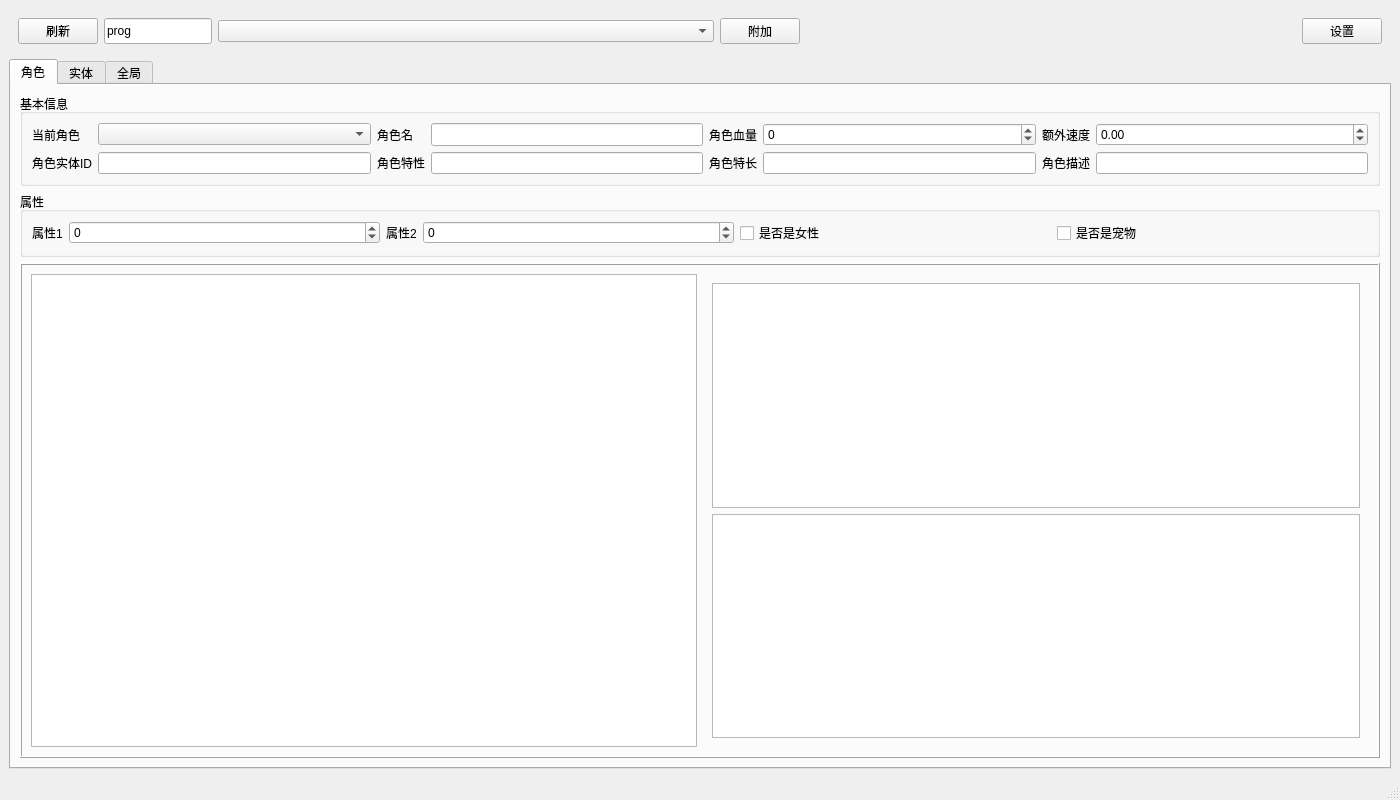
<?xml version="1.0" encoding="UTF-8"?>
<ui version="4.0">
 <class>MainWindow</class>
 <widget class="QMainWindow" name="MainWindow">
  <property name="geometry">
   <rect>
    <x>0</x>
    <y>0</y>
    <width>1400</width>
    <height>800</height>
   </rect>
  </property>
  <property name="windowTitle">
   <string>MainWindow</string>
  </property>
  <property name="windowIcon">
   <iconset resource="resource.qrc">
    <normaloff>:/icon/tool_icon</normaloff>:/icon/tool_icon</iconset>
  </property>
  <property name="styleSheet">
   <string notr="true"/>
  </property>
  <widget class="QWidget" name="centralwidget">
   <layout class="QVBoxLayout" name="verticalLayout_5">
    <item>
     <widget class="QWidget" name="processLayer" native="true">
      <property name="sizePolicy">
       <sizepolicy hsizetype="Preferred" vsizetype="Fixed">
        <horstretch>0</horstretch>
        <verstretch>0</verstretch>
       </sizepolicy>
      </property>
      <layout class="QHBoxLayout" name="processhorizontalLayout">
       <item>
        <widget class="QPushButton" name="refreshProcessBtn">
         <property name="sizePolicy">
          <sizepolicy hsizetype="Minimum" vsizetype="Fixed">
           <horstretch>0</horstretch>
           <verstretch>0</verstretch>
          </sizepolicy>
         </property>
         <property name="text">
          <string>刷新</string>
         </property>
         <property name="icon">
          <iconset theme="QIcon::ThemeIcon::ViewRefresh"/>
         </property>
        </widget>
       </item>
       <item>
        <widget class="QLineEdit" name="filterProcessText">
         <property name="sizePolicy">
          <sizepolicy hsizetype="Preferred" vsizetype="Expanding">
           <horstretch>0</horstretch>
           <verstretch>0</verstretch>
          </sizepolicy>
         </property>
         <property name="text">
          <string>prog</string>
         </property>
        </widget>
       </item>
       <item>
        <widget class="QComboBox" name="processcomboBox">
         <property name="sizePolicy">
          <sizepolicy hsizetype="Expanding" vsizetype="Fixed">
           <horstretch>0</horstretch>
           <verstretch>0</verstretch>
          </sizepolicy>
         </property>
        </widget>
       </item>
       <item>
        <widget class="QPushButton" name="attachProceesBtn">
         <property name="text">
          <string>附加</string>
         </property>
         <property name="icon">
          <iconset theme="QIcon::ThemeIcon::MediaPlaybackStart"/>
         </property>
        </widget>
       </item>
       <item>
        <spacer name="horizontalSpacer">
         <property name="orientation">
          <enum>Qt::Orientation::Horizontal</enum>
         </property>
         <property name="sizeHint" stdset="0">
          <size>
           <width>40</width>
           <height>20</height>
          </size>
         </property>
        </spacer>
       </item>
       <item>
        <widget class="QPushButton" name="settingBtn">
         <property name="text">
          <string>设置</string>
         </property>
         <property name="icon">
          <iconset theme="QIcon::ThemeIcon::DocumentProperties"/>
         </property>
        </widget>
       </item>
      </layout>
     </widget>
    </item>
    <item>
     <widget class="QTabWidget" name="tabWidget">
      <property name="sizePolicy">
       <sizepolicy hsizetype="Expanding" vsizetype="Expanding">
        <horstretch>0</horstretch>
        <verstretch>1</verstretch>
       </sizepolicy>
      </property>
      <property name="currentIndex">
       <number>0</number>
      </property>
      <widget class="QWidget" name="chara">
       <attribute name="title">
        <string>角色</string>
       </attribute>
       <layout class="QVBoxLayout" name="verticalLayout_6">
        <item>
         <widget class="QGroupBox" name="charaBaseLayer">
          <property name="sizePolicy">
           <sizepolicy hsizetype="Preferred" vsizetype="Fixed">
            <horstretch>0</horstretch>
            <verstretch>0</verstretch>
           </sizepolicy>
          </property>
          <property name="title">
           <string>基本信息</string>
          </property>
          <layout class="QGridLayout" name="gridLayout_2">
           <item row="0" column="5">
            <widget class="QLabel" name="charaHpLabel">
             <property name="text">
              <string>角色血量</string>
             </property>
            </widget>
           </item>
           <item row="0" column="0">
            <widget class="QLabel" name="charaSelLabel">
             <property name="text">
              <string>当前角色</string>
             </property>
            </widget>
           </item>
           <item row="1" column="4">
            <widget class="QLineEdit" name="charaPerkplainTextEdit">
             <property name="sizePolicy">
              <sizepolicy hsizetype="Expanding" vsizetype="Expanding">
               <horstretch>0</horstretch>
               <verstretch>0</verstretch>
              </sizepolicy>
             </property>
            </widget>
           </item>
           <item row="1" column="5">
            <widget class="QLabel" name="charaTraitLabel">
             <property name="text">
              <string>角色特长</string>
             </property>
            </widget>
           </item>
           <item row="0" column="3">
            <widget class="QLabel" name="charaNameLabel">
             <property name="text">
              <string>角色名</string>
             </property>
            </widget>
           </item>
           <item row="1" column="0">
            <widget class="QLabel" name="charaThingLabel">
             <property name="text">
              <string>角色实体ID</string>
             </property>
            </widget>
           </item>
           <item row="0" column="4">
            <widget class="QLineEdit" name="charaNameplainTextEdit">
             <property name="sizePolicy">
              <sizepolicy hsizetype="Expanding" vsizetype="Expanding">
               <horstretch>0</horstretch>
               <verstretch>0</verstretch>
              </sizepolicy>
             </property>
            </widget>
           </item>
           <item row="1" column="1">
            <widget class="QLineEdit" name="charaThingplainTextEdit">
             <property name="sizePolicy">
              <sizepolicy hsizetype="Expanding" vsizetype="Expanding">
               <horstretch>0</horstretch>
               <verstretch>0</verstretch>
              </sizepolicy>
             </property>
             <property name="readOnly">
              <bool>true</bool>
             </property>
            </widget>
           </item>
           <item row="1" column="6">
            <widget class="QLineEdit" name="charaTraitplainTextEdit">
             <property name="sizePolicy">
              <sizepolicy hsizetype="Expanding" vsizetype="Expanding">
               <horstretch>0</horstretch>
               <verstretch>0</verstretch>
              </sizepolicy>
             </property>
            </widget>
           </item>
           <item row="1" column="8">
            <widget class="QLabel" name="charaDescLabel">
             <property name="text">
              <string>角色描述</string>
             </property>
            </widget>
           </item>
           <item row="1" column="3">
            <widget class="QLabel" name="charaPerkLabel">
             <property name="text">
              <string>角色特性</string>
             </property>
            </widget>
           </item>
           <item row="0" column="8">
            <widget class="QLabel" name="charaSpeedLabel">
             <property name="text">
              <string>额外速度</string>
             </property>
            </widget>
           </item>
           <item row="1" column="9">
            <widget class="QLineEdit" name="charaDescplainTextEdit">
             <property name="sizePolicy">
              <sizepolicy hsizetype="Expanding" vsizetype="Expanding">
               <horstretch>0</horstretch>
               <verstretch>0</verstretch>
              </sizepolicy>
             </property>
            </widget>
           </item>
           <item row="0" column="1">
            <widget class="QComboBox" name="charaSelcomboBox"/>
           </item>
           <item row="0" column="6">
            <widget class="QSpinBox" name="charaHpspinBox">
             <property name="minimum">
              <number>-2147483648</number>
             </property>
             <property name="maximum">
              <number>65535</number>
             </property>
            </widget>
           </item>
           <item row="0" column="9">
            <widget class="QDoubleSpinBox" name="charaSpeeddoubleSpinBox">
             <property name="minimum">
              <double>-65535.000000000000000</double>
             </property>
             <property name="maximum">
              <double>65535.000000000000000</double>
             </property>
            </widget>
           </item>
          </layout>
         </widget>
        </item>
        <item>
         <widget class="QGroupBox" name="charaStatusBingroupBox">
          <property name="title">
           <string>属性</string>
          </property>
          <layout class="QHBoxLayout" name="horizontalLayout_4">
           <item>
            <widget class="QLabel" name="charaStatus1Label">
             <property name="sizePolicy">
              <sizepolicy hsizetype="Fixed" vsizetype="Preferred">
               <horstretch>0</horstretch>
               <verstretch>0</verstretch>
              </sizepolicy>
             </property>
             <property name="text">
              <string>属性1</string>
             </property>
            </widget>
           </item>
           <item>
            <widget class="QSpinBox" name="charaStatus1spinBox">
             <property name="minimum">
              <number>-2147483648</number>
             </property>
             <property name="maximum">
              <number>2147483647</number>
             </property>
             <property name="singleStep">
              <number>2</number>
             </property>
             <property name="stepType">
              <enum>QAbstractSpinBox::StepType::DefaultStepType</enum>
             </property>
             <property name="value">
              <number>0</number>
             </property>
             <property name="displayIntegerBase">
              <number>2</number>
             </property>
            </widget>
           </item>
           <item>
            <widget class="QLabel" name="charaStatus2Label">
             <property name="sizePolicy">
              <sizepolicy hsizetype="Fixed" vsizetype="Preferred">
               <horstretch>0</horstretch>
               <verstretch>0</verstretch>
              </sizepolicy>
             </property>
             <property name="text">
              <string>属性2</string>
             </property>
            </widget>
           </item>
           <item>
            <widget class="QSpinBox" name="charaStatus2spinBox">
             <property name="minimum">
              <number>-2147483648</number>
             </property>
             <property name="maximum">
              <number>2147483647</number>
             </property>
             <property name="singleStep">
              <number>2</number>
             </property>
             <property name="displayIntegerBase">
              <number>2</number>
             </property>
            </widget>
           </item>
           <item>
            <widget class="QCheckBox" name="charaFemalecheckBox">
             <property name="text">
              <string>是否是女性</string>
             </property>
            </widget>
           </item>
           <item>
            <widget class="QCheckBox" name="charaPetcheckBox">
             <property name="text">
              <string>是否是宠物</string>
             </property>
            </widget>
           </item>
          </layout>
         </widget>
        </item>
        <item>
         <widget class="QFrame" name="charaAdvanceLayer">
          <property name="sizePolicy">
           <sizepolicy hsizetype="Preferred" vsizetype="Expanding">
            <horstretch>0</horstretch>
            <verstretch>0</verstretch>
           </sizepolicy>
          </property>
          <property name="frameShape">
           <enum>QFrame::Shape::Box</enum>
          </property>
          <property name="frameShadow">
           <enum>QFrame::Shadow::Raised</enum>
          </property>
          <layout class="QHBoxLayout" name="charAdvLayer">
           <item>
            <widget class="QTableView" name="charaStattableView"/>
           </item>
           <item>
            <widget class="QWidget" name="charaWeaponResourceLayer" native="true">
             <layout class="QVBoxLayout" name="verticalLayout_7">
              <item>
               <widget class="QTableView" name="charaResourcetableView"/>
              </item>
              <item>
               <widget class="QTableView" name="charaWeapontableView"/>
              </item>
             </layout>
            </widget>
           </item>
          </layout>
         </widget>
        </item>
       </layout>
      </widget>
      <widget class="QWidget" name="entity">
       <attribute name="title">
        <string>实体</string>
       </attribute>
       <layout class="QVBoxLayout" name="verticalLayout_11">
        <item>
         <widget class="QGroupBox" name="entitygroupBox">
          <property name="title">
           <string>实体列表</string>
          </property>
          <layout class="QVBoxLayout" name="verticalLayout_8">
           <item>
            <widget class="QWidget" name="entityFiltergroupBox" native="true">
             <layout class="QHBoxLayout" name="horizontalLayout_5">
              <item>
               <widget class="QLabel" name="entityCountLabel">
                <property name="text">
                 <string>实体: 0</string>
                </property>
               </widget>
              </item>
              <item>
               <spacer name="horizontalSpacer_2">
                <property name="orientation">
                 <enum>Qt::Orientation::Horizontal</enum>
                </property>
                <property name="sizeHint" stdset="0">
                 <size>
                  <width>40</width>
                  <height>20</height>
                 </size>
                </property>
               </spacer>
              </item>
              <item>
               <widget class="QRadioButton" name="selectEntityMode">
                <property name="text">
                 <string>选择</string>
                </property>
               </widget>
              </item>
              <item>
               <widget class="QRadioButton" name="resizeScreenMode">
                <property name="text">
                 <string>放缩</string>
                </property>
               </widget>
              </item>
              <item>
               <widget class="QRadioButton" name="moveScreenMode">
                <property name="text">
                 <string>移动</string>
                </property>
               </widget>
              </item>
              <item>
               <widget class="QLabel" name="entityAreaLabel">
                <property name="text">
                 <string>区域</string>
                </property>
               </widget>
              </item>
              <item>
               <widget class="QComboBox" name="entityAreacomboBox"/>
              </item>
             </layout>
            </widget>
           </item>
           <item>
            <widget class="QGraphicsView" name="entitygraphicsView">
             <property name="styleSheet">
              <string notr="true">background-color: rgb(43, 39, 51);
border-radius: 15;
color: rgb(255, 255, 255);</string>
             </property>
            </widget>
           </item>
          </layout>
         </widget>
        </item>
       </layout>
      </widget>
      <widget class="QWidget" name="mission">
       <attribute name="title">
        <string>全局</string>
       </attribute>
       <layout class="QVBoxLayout" name="verticalLayout_10">
        <item>
         <widget class="QFrame" name="frame">
          <property name="sizePolicy">
           <sizepolicy hsizetype="Preferred" vsizetype="Fixed">
            <horstretch>0</horstretch>
            <verstretch>0</verstretch>
           </sizepolicy>
          </property>
          <property name="frameShape">
           <enum>QFrame::Shape::StyledPanel</enum>
          </property>
          <property name="frameShadow">
           <enum>QFrame::Shadow::Raised</enum>
          </property>
          <layout class="QHBoxLayout" name="horizontalLayout">
           <item>
            <widget class="QGroupBox" name="cmdenter">
             <property name="sizePolicy">
              <sizepolicy hsizetype="Expanding" vsizetype="Preferred">
               <horstretch>3</horstretch>
               <verstretch>0</verstretch>
              </sizepolicy>
             </property>
             <property name="title">
              <string>命令</string>
             </property>
             <layout class="QVBoxLayout" name="verticalLayout">
              <item>
               <widget class="QLineEdit" name="cmdplainTextEdit">
                <property name="sizePolicy">
                 <sizepolicy hsizetype="Expanding" vsizetype="Expanding">
                  <horstretch>0</horstretch>
                  <verstretch>0</verstretch>
                 </sizepolicy>
                </property>
               </widget>
              </item>
             </layout>
            </widget>
           </item>
          </layout>
         </widget>
        </item>
        <item>
         <widget class="QGroupBox" name="missionResource">
          <property name="title">
           <string>资源</string>
          </property>
          <layout class="QGridLayout" name="gridLayout_6">
           <item row="0" column="0">
            <widget class="QTableView" name="missionResourcetableView"/>
           </item>
          </layout>
         </widget>
        </item>
        <item>
         <widget class="QGroupBox" name="missionWeapon">
          <property name="sizePolicy">
           <sizepolicy hsizetype="Preferred" vsizetype="Expanding">
            <horstretch>0</horstretch>
            <verstretch>0</verstretch>
           </sizepolicy>
          </property>
          <property name="title">
           <string>武器</string>
          </property>
          <layout class="QGridLayout" name="gridLayout_8"/>
         </widget>
        </item>
       </layout>
      </widget>
     </widget>
    </item>
   </layout>
  </widget>
  <widget class="QMenuBar" name="menubar">
   <property name="geometry">
    <rect>
     <x>0</x>
     <y>0</y>
     <width>1400</width>
     <height>21</height>
    </rect>
   </property>
  </widget>
  <widget class="QStatusBar" name="statusbar"/>
 </widget>
 <tabstops>
  <tabstop>refreshProcessBtn</tabstop>
  <tabstop>tabWidget</tabstop>
 </tabstops>
 <resources>
  <include location="resource.qrc"/>
 </resources>
 <connections/>
</ui>
